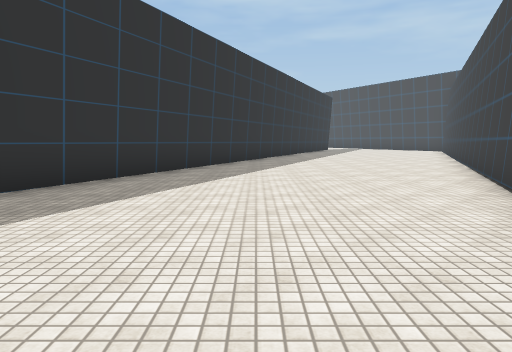
[1] (above)

24 first-person views from a walk through a scene from a Unity 3-D project. The camera is 1.4 m above the floor, tilts 6° down and sees 70° across. The floor is counted in squares, 2 m on a side. Each view is taken from the middle of a square. On the plan, view 1 faces up. The plan holds only what a view shows up to about 11 squares ahead; the rest is blank. The place goes on beyond the plan. The player is left out. Some surface patterns are stand-ins.

[2]
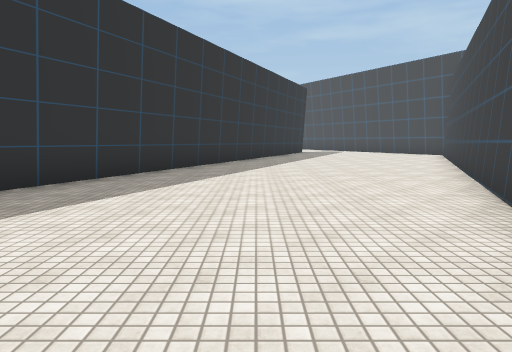

[3]
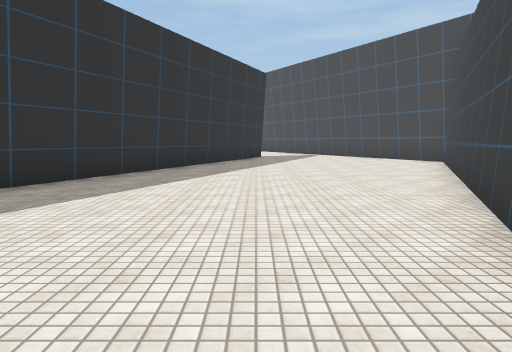

[4]
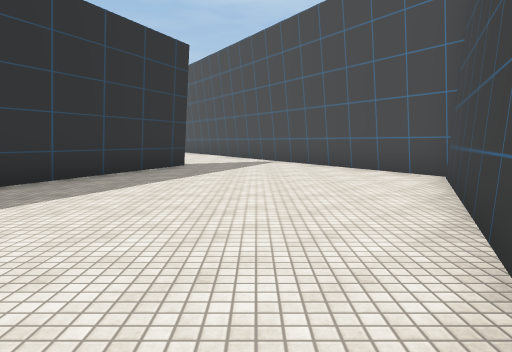

[5]
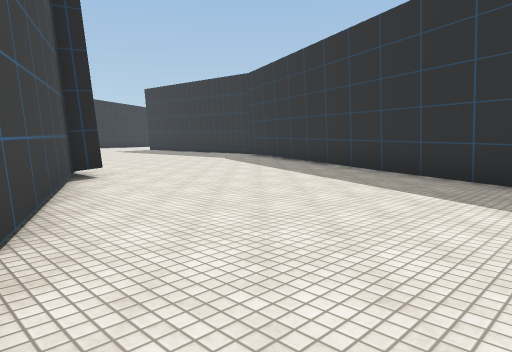

[6]
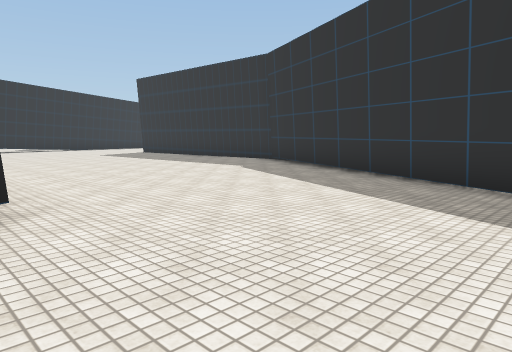

[7]
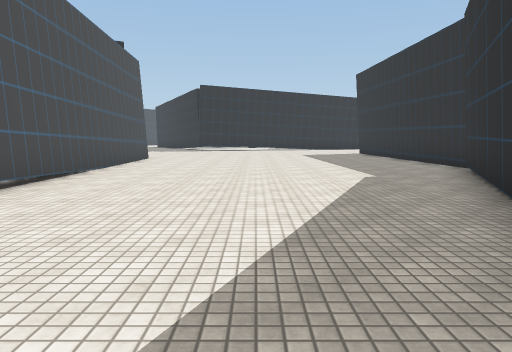

[8]
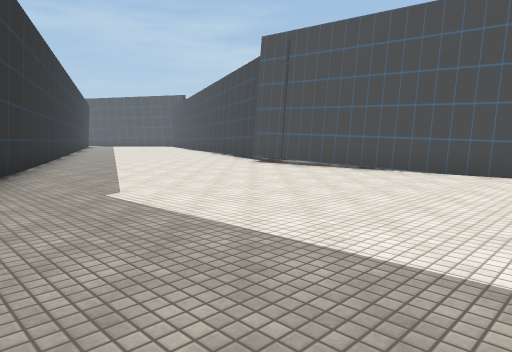

[9]
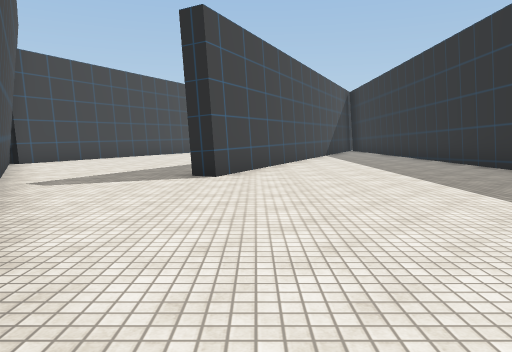

[10]
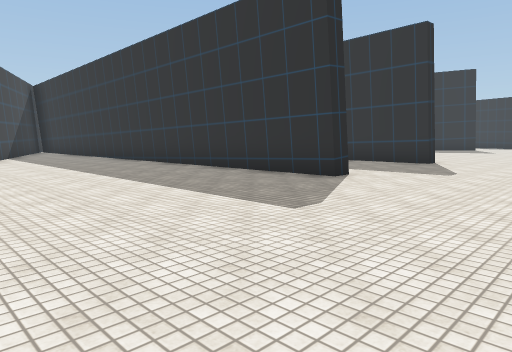

[11]
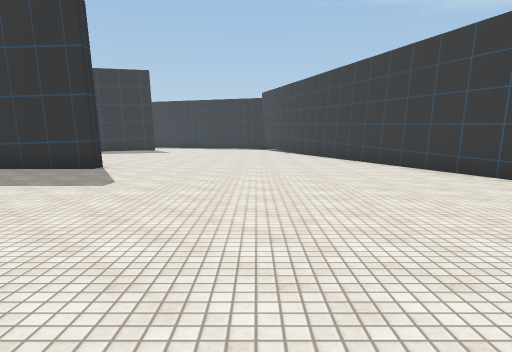

[12]
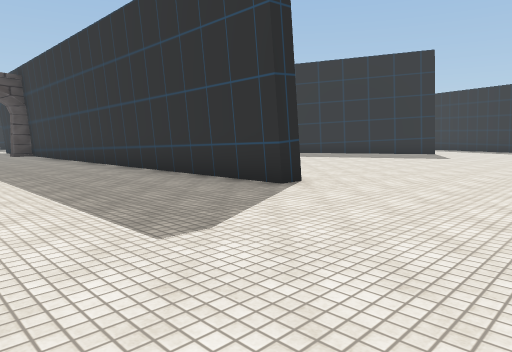

[13]
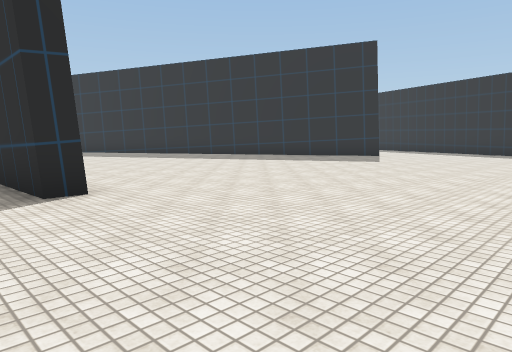

[14]
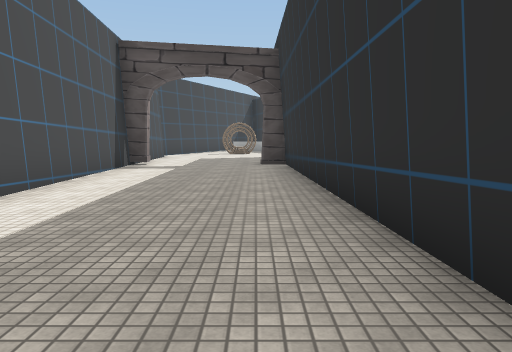

[15]
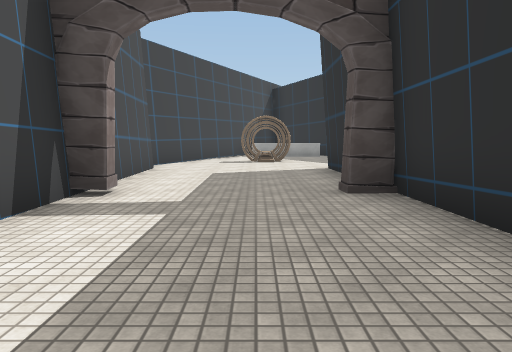

[16]
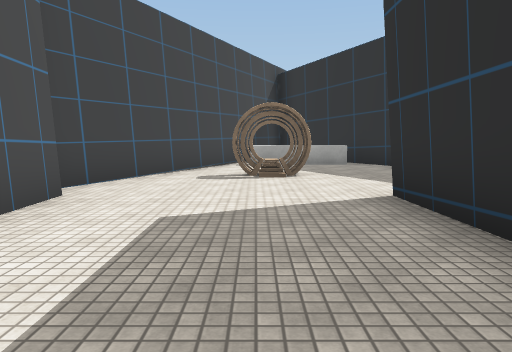

[17]
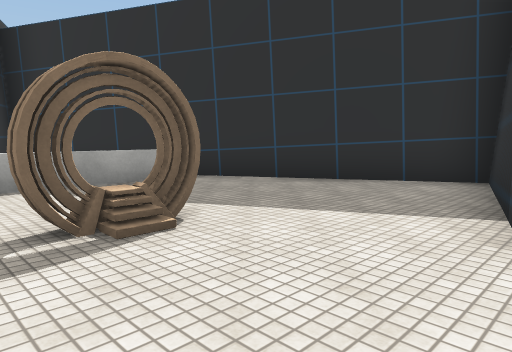

[18]
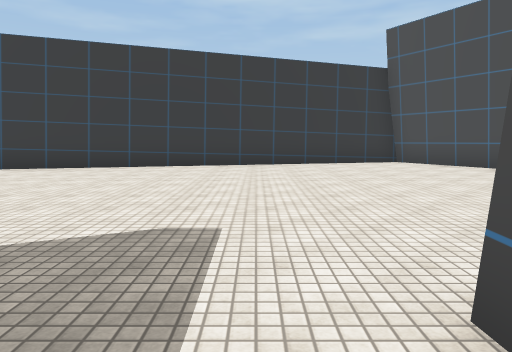

[19]
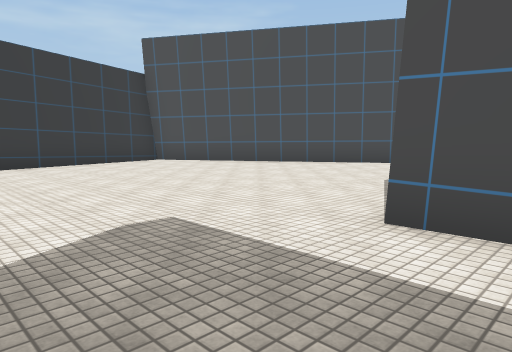

[20]
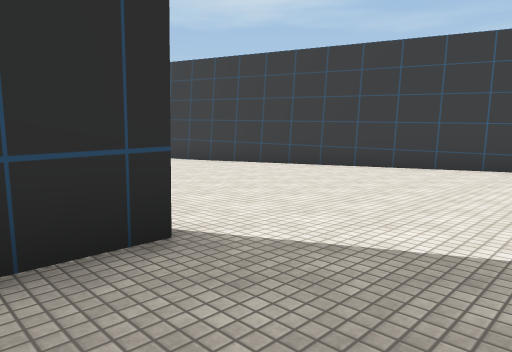

[21]
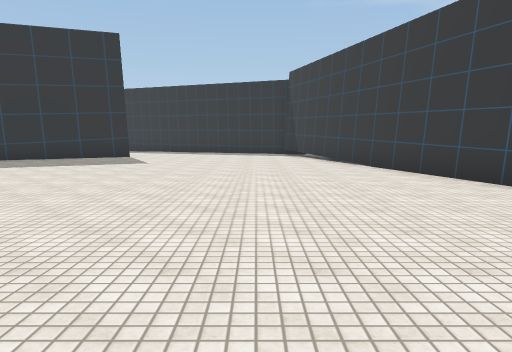

[22]
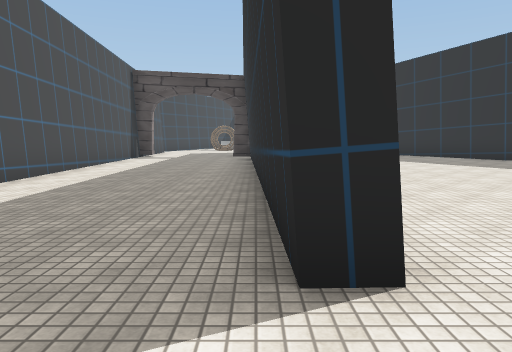

[23]
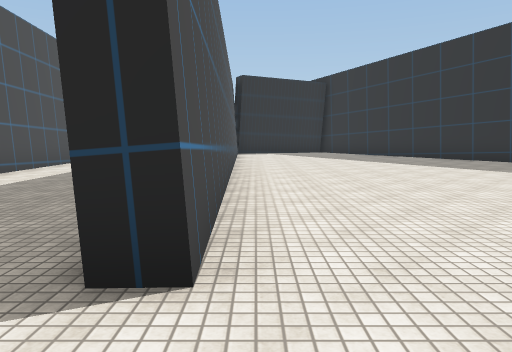

[24]
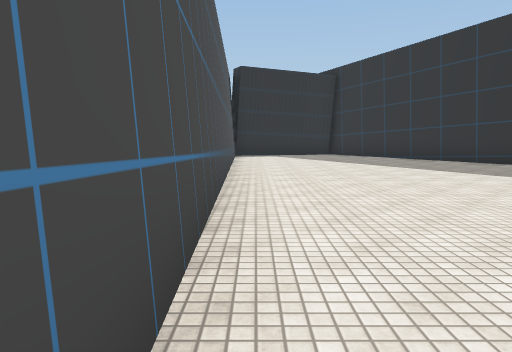

### Floor plan
Points are (right, up) in squares from view 1. A wall is a line through its corners. A room is listed if a view was taken in it or the views show most of it. See-through windows are left out.
Room 1 (views 1, 2, 3, 4, 5, 6, 7, 8)
walls: (-6.8, -3.3) (-6.7, -6.1); (1.6, -6) (1.4, 1.5) (1.9, 1.5) (9.4, 18.5) (6.5, 23.1); (4.2, 21.3) (-6.4, -2.8)
ways out: opening at (5.5, 22.5) to room 2
Room 2 (views 9, 10, 11, 12, 13, 14, 15, 16, 17, 18, 19, 20, 21, 22, 23, 24)
walls: (-3.1, 23.4) (-3.1, 24.5) (-2.7, 24.5) (-2.4, 17); (-7.3, 13) (-7.7, 24.3) (-7.2, 24.3) (-6.8, 12.4) (-6.2, 12.4); (1.7, 16.9) (3.7, 21.5) (4.2, 21.3); (-3.2, 12.6) (-2.7, 12.6) (-3, 20.4); (-6.7, 10.7) (-6.6, 8.6); (-15.3, 15.7) (-13.6, 12.9); (3.8, 27.4) (0, 33.5) (-17.1, 29.2); (-7.8, 8.4) (-10.5, 7.6) (-6.1, 0.2); (-2.6, 8.4) (-2.7, 11.1); (-5.8, 0.1) (-2.3, 7.9)
low walls: (-7.4, 3.5) (-4.9, 3.5)
ways out: opening at (5.5, 22.5) to room 1
objects: portal (-5, 6)

Where each view was taken, in squares from view 1:
view 1: 0 up, 0 right, facing up
view 2: 4 up, 2 right, facing up
view 3: 8 up, 4 right, facing up
view 4: 12 up, 6 right, facing up
view 5: 8 up, 4 right, facing down-left
view 6: 5 up, 2 right, facing down-left
view 7: 5 up, 2 left, facing down
view 8: 6 down, 6 left, facing up-right
view 9: 28 up, 3 right, facing down
view 10: 28 up, 3 right, facing down-left
view 11: 28 up, 1 right, facing left
view 12: 28 up, 3 left, facing down-left
view 13: 29 up, 6 left, facing down-left
view 14: 22 up, 6 left, facing down
view 15: 17 up, 5 left, facing down
view 16: 13 up, 5 left, facing down
view 17: 9 up, 4 left, facing down-left
view 18: 23 up, 4 left, facing up
view 19: 23 up, 6 left, facing up-right
view 20: 23 up, 5 left, facing up-left
view 21: 27 up, 6 left, facing left
view 22: 26 up, 7 left, facing down
view 23: 26 up, 8 left, facing down
view 24: 24 up, 8 left, facing down
